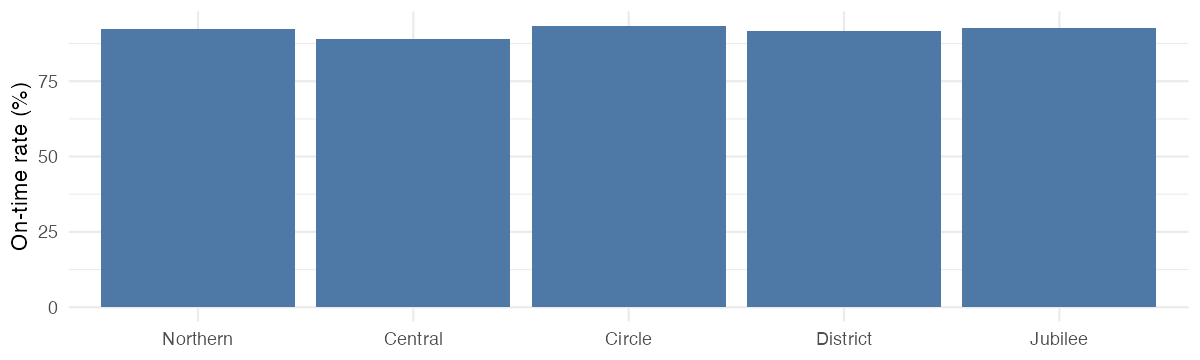

This chart was generated by the following R code:
# Creates punctuality.png, the image used in report.qmd.
# Run from this directory: Rscript punctuality.R

library(ggplot2)

routes <- c("Northern", "Central", "Circle", "District", "Jubilee")
on_time <- c(142, 98, 201, 87, 165)
total   <- c(154, 110, 215, 95,  178)

trains <- data.frame(
  route   = factor(routes, levels = routes),
  on_time = on_time,
  total   = total,
  rate    = on_time / total * 100
)

p <- ggplot(trains, aes(x = route, y = rate)) +
  geom_col(fill = "#4e79a7") +
  labs(x = NULL, y = "On-time rate (%)") +
  theme_minimal()

ggsave("punctuality.png", p, width = 8, height = 2.4, dpi = 150, bg = "white")
